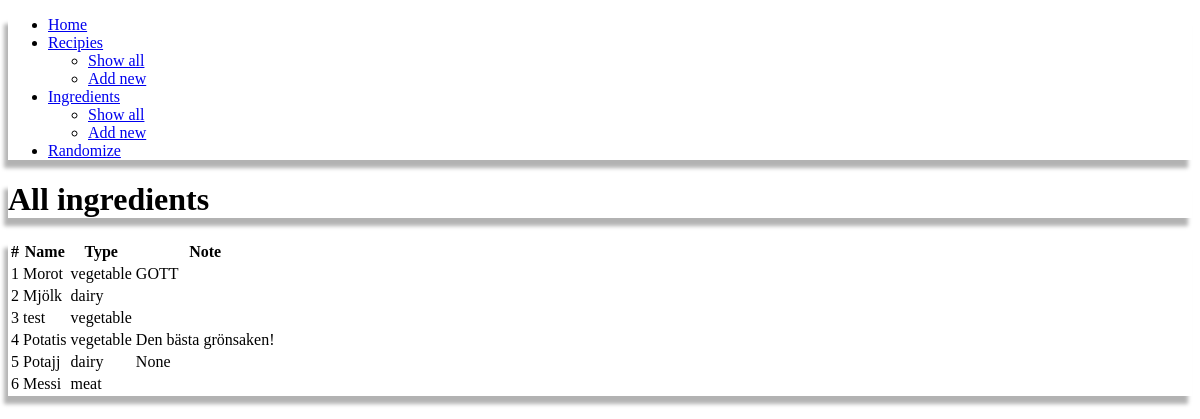
Page /ingredients/list on the committed database.
### tables this page shows
CREATE TABLE "ingredient" (
	"id"	INTEGER,
	"name"	VARCHAR(255),
	"type"	VARCHAR(255),
	"note"	TEXT,
	PRIMARY KEY("id" AUTOINCREMENT)
);

### app.py (the view)
@app.route('/ingredients/list')
def list_ingredients():
    return render_template(
        "list_ingredients.html",
        ingredients=db.get_ingredients_from_db()
    )

### database.py (called while the page is built)
def get_ingredients_from_db():
    ingredients_list = select(table="ingredient")
    labels = ["id", "name", "type", "note"]
    ingredients = [
        dict(zip(labels, data))
        for data
        in ingredients_list
    ]
    return ingredients

### templates/list_ingredients.html (shortened to what this page needs)
{% extends "base_layout.html" %}
{% block heading %}
<h1 class="text-center">All ingredients</h1>
{% endblock %}
{% block main %}
<div class="row">
    <div class="cell">
        <table class="table striped row-hover" data-role="table">
            <thead>
                <tr>
                    <th>#</th>
                    <th>Name</th>
                    <th>Type</th>
                    <th>Note</th>
                </tr>
            </thead>
            <tbody>
                {% for ingredient in ingredients %}
                <tr>
                    <td>{{ ingredient["id"] }}</td>
                    <td>{{ ingredient["name"] }}</td>
                    <td>{{ ingredient["type"] }}</td>
                    <td>{{ ingredient["note"] }}</td>
                </tr>
                {% endfor %}
            </tbody>
        </table>
    </div>
</div>
{% endblock %}

### templates/base_layout.html (shortened to what this page needs)
<!DOCTYPE html>
<html lang="en">
    <head>
        <link rel="stylesheet" href="https://cdn.metroui.org.ua/v4/css/metro-all.min.css">
        <link rel="stylesheet" href={{ url_for('static', filename='css/styles.css') }}>
    </head>
    <body class="ribbed-red">
        <header class="app-bar bg-red fg-white app-bar-expand" data-role="appbar" data-expand-point="md" style="box-shadow:rgba(0, 0, 0, 0.3) -4px 8px 4px 0px">
            <div class="app-bar-container mx-auto">
                <ul class="app-bar-menu">
                <li><a href="/">Home</a></li>
                <li><a href="#" class="dropdown-toggle">Recipies</a>
                    <ul class="d-menu" data-role="dropdown">
                        <li><a href="/recipies/list">Show all</a></li>
                        <li><a href="/recipes/add">Add new</a></li>
                    </ul>
                </li>
                <li><a href="#" class="dropdown-toggle">Ingredients</a>
                    <ul class="d-menu" data-role="dropdown">
                        <li><a href="/ingredients/list">Show all</a></li>
                        <li><a href="/ingredients/add">Add new</a></li>
                    </ul>
                </li>
                <li><a href="/random">Randomize</a></li>
                </ul>
            </div>
        </header>
        <div class="container">
            <div class="row mt-20 mb-5" style="box-shadow:rgba(0, 0, 0, 0.3) -4px 8px 4px 0px">
                <div class="cell text-center bg-lightGray fg-red">
                    {% block heading %}{% endblock %}
                </div>
            </div>
            <div class="row" style="box-shadow:rgba(0, 0, 0, 0.3) -4px 8px 4px 0px">
                <div class="cell py-5 px-10 bg-lightGray fg-black">
                    {% block main %}{% endblock %}
                </div>
            </div>
        </div>
    </body>
</html>

### rows in the picture
ingredient: id "1", name "Morot", type "vegetable", note "GOTT"
ingredient: id "2", name "Mjölk", type "dairy"
ingredient: id "3", name "test", type "vegetable"
ingredient: id "4", name "Potatis", type "vegetable", note "Den bästa grönsaken!"
ingredient: id "5", name "Potajj", type "dairy", note "None"
ingredient: id "6", name "Messi", type "meat"
